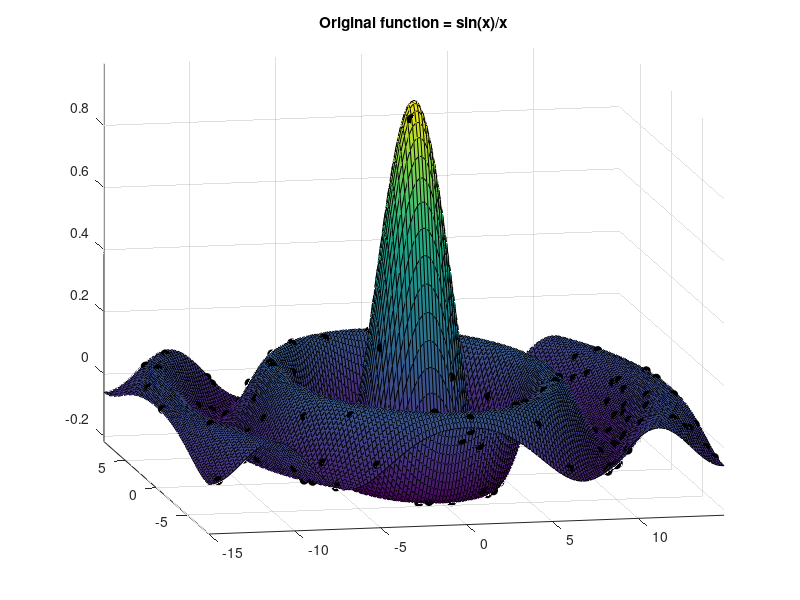

This chart was generated by the following MATLAB code: (Note: this script raises an error after producing the figure.)
% script <a href="matlab:NR_InvDistanceInterpTest">NR_InvDistanceInterpTest</a>
% Test <a href="matlab:help NR_InvDistanceInterp">NR_InvDistanceInterp</a> on data from a smooth fn.
% Numerical Renaissance codebase, Chapter 7, https://github.com/tbewley/NR
% Copyright 2022 by Thomas Bewley, distributed under BSD 3-Clause License. 
 
clear; Lx=17; Ly=30; Nx=85; Ny=150; N=150; k=2;      % Lx*Ly domain, k=order of RBFs
x=[-Lx/2:Lx/(Nx-1):Lx/2]; y=[-Ly/2:Ly/(Ny-1):Ly/2];  % Nx*Ny grid on Lx*Ly domain
c(1,:)=Lx*rand(1,N)-Lx/2; c(2,:)=Ly*rand(1,N)-Ly/2;  % N random points in domain
for i=1:Nx, for j=1:Ny,
  r=sqrt(x(i)^2+y(j)^2)+eps;   F(i,j)=sin(r)/r;      % F = test function on grid
end, end                    
f=sqrt(c(1,:).^2+c(2,:).^2)+eps;   f=sin(f)./f;      % f = test function on random points

close all; figure(1), grid on, hold on, title('Original function = sin(x)/x'), surf(y,x,F)
plot3(c(2,:),c(1,:),f,'ko','markerfacecolor','k'), axis tight, view(-11.5,14)

for k=2:5, if k<5, p=k; else, p=20; end, figure(k)
  for i=1:Nx, for j=1:Ny
    fn(i,j)=NR_InvDistanceInterp([x(i); y(j)],c,f,p,100); % inverse distance interpolant
  end, end
  grid on, hold on, title(sprintf('Inverse distance interpolant, p=%d',p)), surf(y,x,fn)
  plot3(c(2,:),c(1,:),f+.01,'ko','markerfacecolor','k'), axis tight, view(-11.5,14)
end
% end script NR_InvDistanceInterpTest
